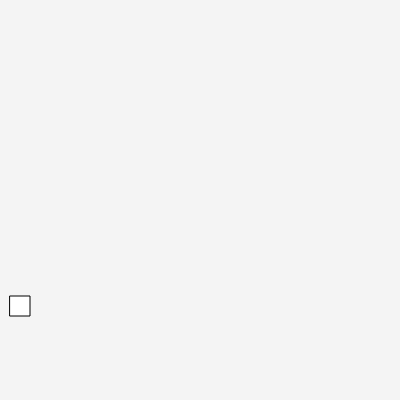
Frame 1 (no input)
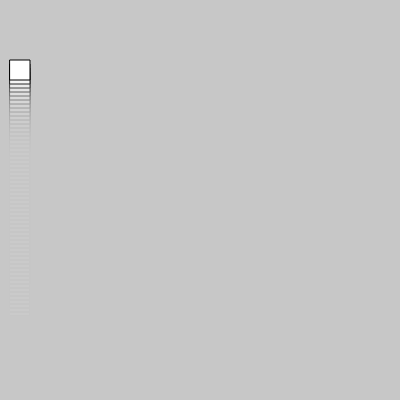
Frame 60 (no input)
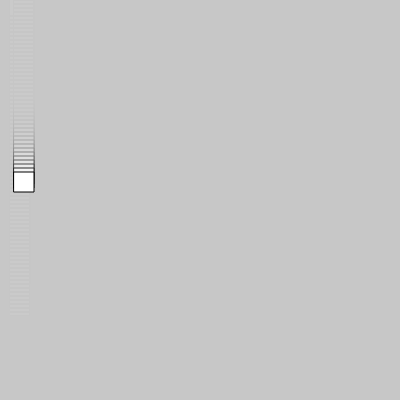
Frame 120 (the mouse pressed at the canvas centre since frame 60)

The p5.js sketch that drew these frames (run headless with seeded random() and noise() and a simulated clock; from frame 60 on, the mouse is pressed at the canvas centre):

// p5.js sketch
// ── sketch.js
var myValueX ;
var myValueY ;

// behaviours
var down;

// Only once
function setup(){
	createCanvas(400,400);
	myValueY = 300;
	myValueX = 10;
	down = false;
}

//loop
function draw(){
		background(200,50);

	// top boundary
	if (myValueY < 0){
		down = true;
		myValueX += 4;
	}

    // down boundary
	if (myValueY > height){
		down = false;
		myValueX += 4;
	}

	// go down
	if (down == true){

		myValueY = myValueY + 4;
	} else {
	// go up
		myValueY = myValueY - 4;
	}

	rect(myValueX, myValueY, 20, 20);
}
